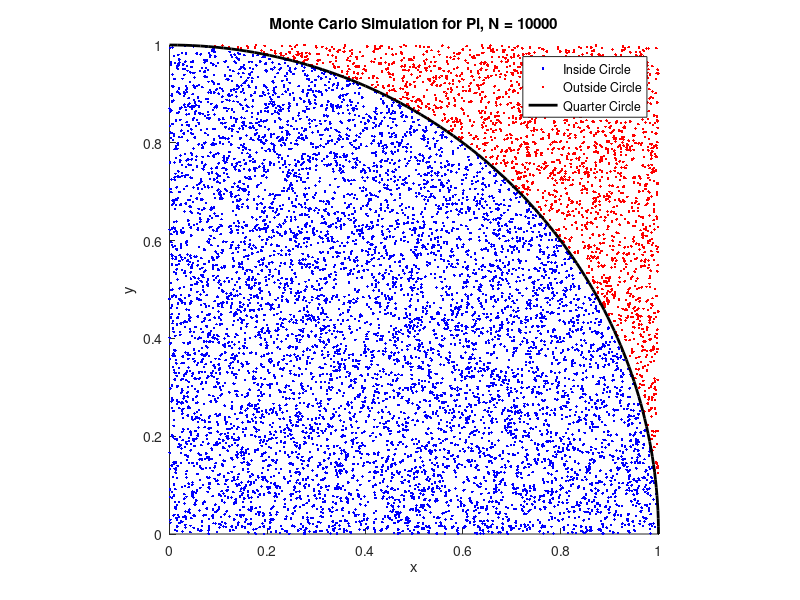

Write the MATLAB code that produced this figure.
% Number of random points
N = 10000;

% Generate random points (x, y) within the unit square
x = rand(N, 1);
y = rand(N, 1);

% Calculate the distance of each point from the origin (0, 0)
distances = sqrt(x.^2 + y.^2);

% Count the number of points inside the quarter circle (distance <= 1)
inside_circle = sum(distances <= 1);

% Estimate pi using the ratio of points inside the quarter circle
pi_estimate = 4 * inside_circle / N;

% Display the estimated value of pi
disp(['Estimated value of Pi: ', num2str(pi_estimate)])

% Plot the points
figure;
hold on;
axis square;
% Points inside the circle
plot(x(distances <= 1), y(distances <= 1), 'b.');
% Points outside the circle
plot(x(distances > 1), y(distances > 1), 'r.');
% Plot the quarter circle
theta = linspace(0, pi/2, 100);
plot(cos(theta), sin(theta), 'k-', 'LineWidth', 2);
title(['Monte Carlo Simulation for Pi, N = ', num2str(N)]);
xlabel('x');
ylabel('y');
legend('Inside Circle', 'Outside Circle', 'Quarter Circle');
hold off;
